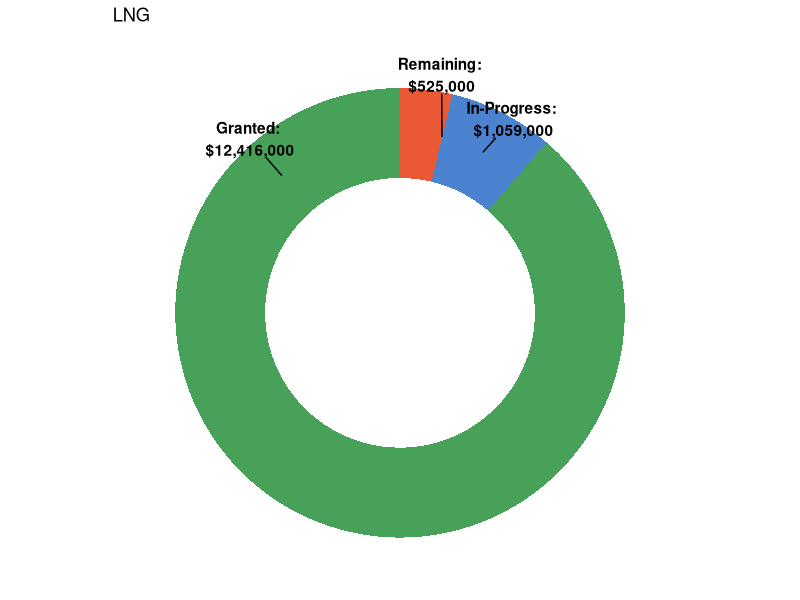
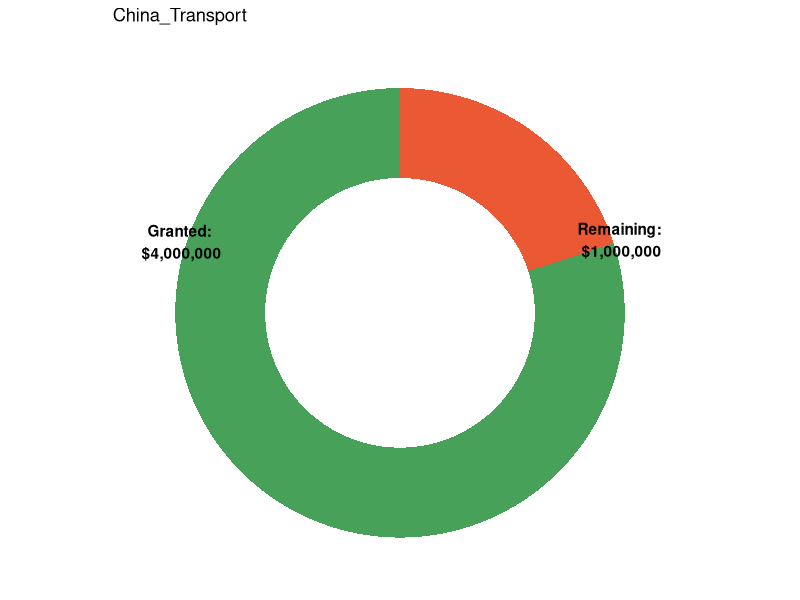
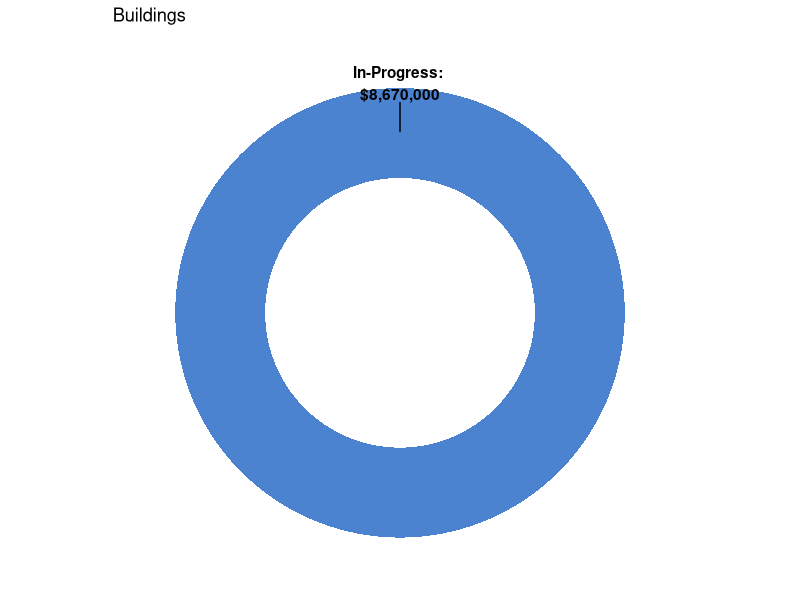
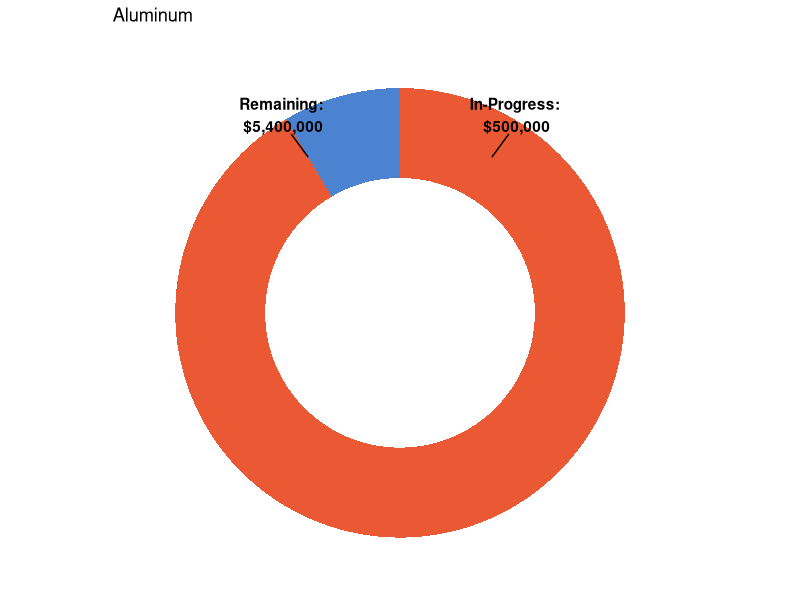
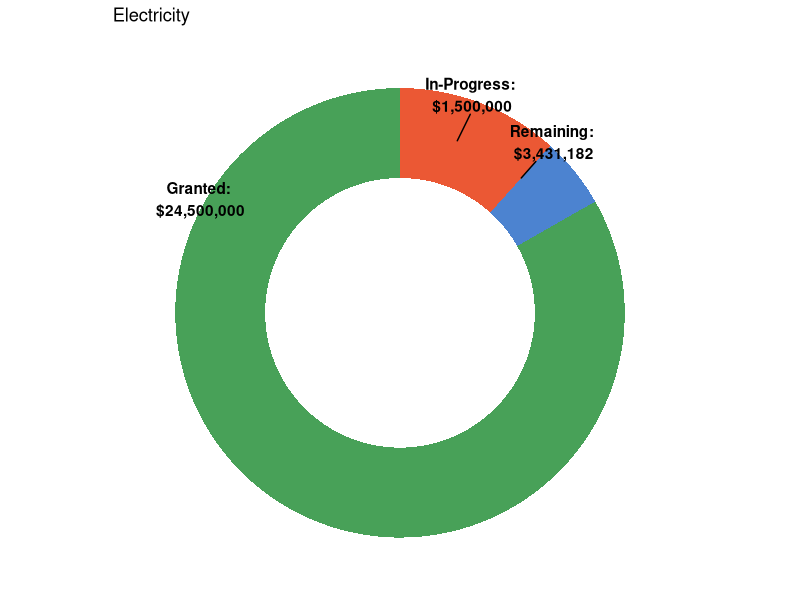
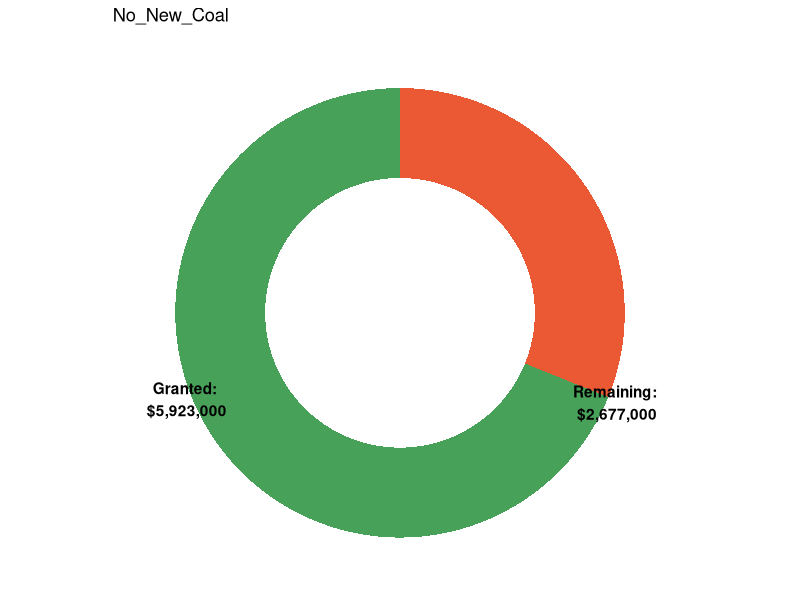
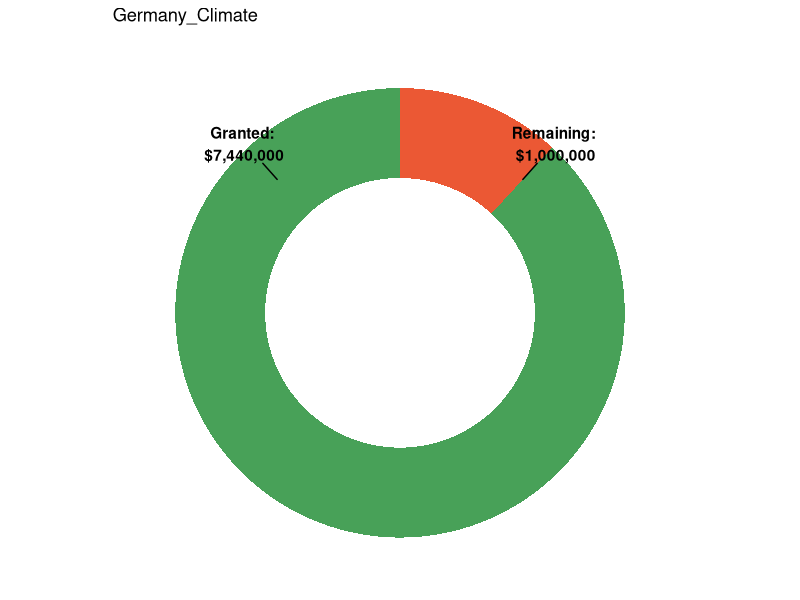
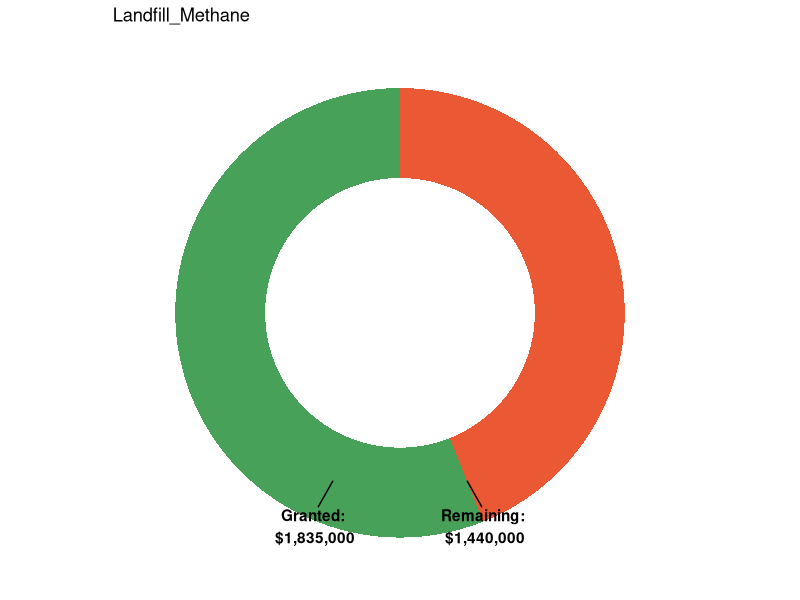

The R source for these figures, in order:
## ---- chunk 1
knitr::opts_chunk$set(echo = TRUE)

library(ggplot2)
library(dplyr)
library(tibble)
library(ggrepel)



#Make donut plot for board docket

#load data
data2 <- read.csv("docketbudget_data.csv")
data2 = subset(data2, select = -c(total) )
colnames(data2) <- c("Initiative","Granted","In-Progress","Remaining")

## ---- chunk 2
# Increase the value to make the hole bigger
# Decrease the value to make the hole smaller
hsize <- 2


#make a separate dataframe for every initiative
new_dfs <- list()
# Loop through each row of the dataframe
for (i in 1:nrow(data2)) {
  # Extract the name for the new dataframe
  df_name <- as.character(data2[i, 1])
  
  # Create a new dataframe from the row
  new_df <- data.frame(t(data2[i, -1]))
  
  # Set the names of the columns in the new dataframe
  names(new_df) <- "Value"
  
  #change column name
  new_df <- rownames_to_column(new_df, var = "group")
  colnames(new_df) <- c("group", "value")
  
  #make another column to make the values numeric
  new_df$numbers <- gsub("[^0-9.]", "", new_df$value)
  new_df$numbers <- as.numeric(new_df$numbers)
  
  #remove rows where the value is $0
  new_df <- subset(new_df, numbers != 0)
  
  
  #make labels
  new_df <- new_df %>% 
    mutate(x = hsize)
  
  new_df$label <- paste0(new_df$group, ": \n", new_df$value)
  
  # Store the new dataframe in the list
  new_dfs[[df_name]] <- new_df
}

#Set up the color scheme for the plots
my_colors <- c("#48A158","#4C83D0","#EB5834")
names(my_colors) <- c("Granted", "In-Progress", "Remaining")

#make the plots
# Loop through each dataframe in the list
for (df_name in names(new_dfs)) {
  # Get the dataframe
  df <- new_dfs[[df_name]]
  
  # Create a ggplot for the dataframe
  plot <- ggplot(df, aes(x = hsize, y = numbers, fill = group)) +
    geom_col() +
    coord_polar(theta = "y") +
    xlim(c(0.2, hsize + 0.5))+
    theme_void()+
    theme(legend.position = "none",)+
    ggtitle(df_name)+
    scale_fill_manual(values = my_colors)+
    geom_text_repel(aes(label = label),fontface="bold", nudge_x = .5)

  
  # Print the plot
  print(plot)
}


